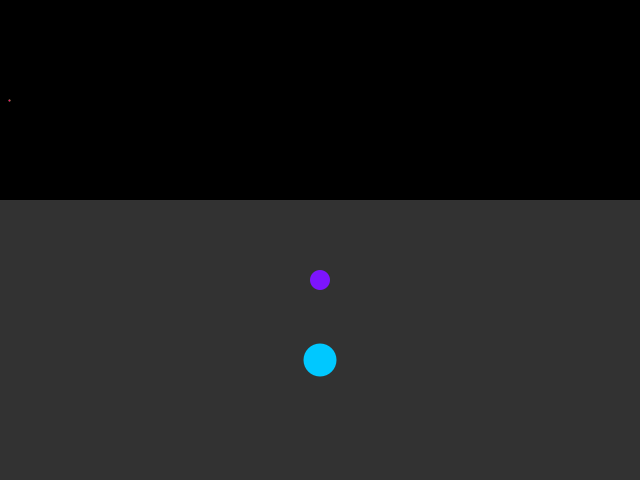
Frame 1 (no input)
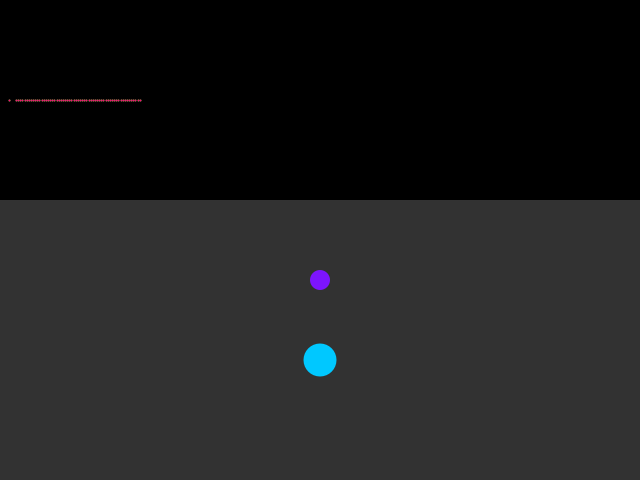
Frame 60 (the mouse pressed at the canvas centre just before this capture)
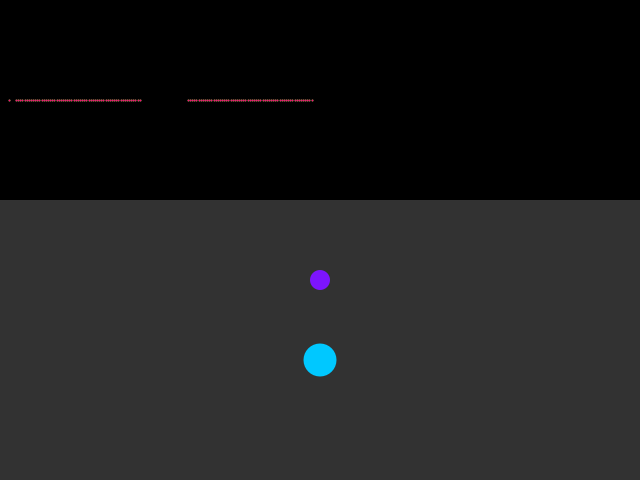
Frame 120 (the mouse held since frame 60 and released just before this capture)

The Processing sketch that drew these frames (run headless with seeded random() and noise(); from frame 60 on, the mouse is pressed at the canvas centre):

// Processing sketch: ex02_smooth_speed
// ── ex02_smooth_speed.pde
/*
 * Filtering the speed of movement of the mouse
 * IMD3005 · Fall 2026
 *
 * filter how FAST the mouse moves instead of where it is
 *
 * Uses ideas from https://forum.processing.org/one/topic/using-the-mouse-speed.html
 * It uses an exponential easing (1), moving average(2), median (3), 2nd order LP(4)
 * read about Butterworth at https://en.wikipedia.org/wiki/Stephen_Butterworth
 * and more general information on filters (check the GOOD and BAD responses) https://www.analog.com/media/en/technical-documentation/dsp-book/dsp_book_Ch14.pdf
 */

int SPEED_GRAPH = 5000; //constant for the plot

//float x = 0.0;
float easing = 0.05; // Lower values = smoother/slower lag; higher values = faster
long last_time;
float speed_X, smooth_speed_X;
float MOVING_SPEED = 0.1; //constant for the speed;

int filter = 0;  //start with no filter
int SAMPLES = 10;          // how many readings the average and the median look at
float[] history = new float[SAMPLES];
int index = 0;
float stage1 = 0;

void setup() {
  size(640, 480);
  background(50);
  fill(0);
  rect(0, 0, width, 200);
  textAlign(CENTER);
}

void draw() {

  // calculate time ellapsed and the delta
  // not totally necessary to divide by time (if FPS rate is constant)
  long now = millis();
  long time_ellapsed = now - last_time;
  last_time =  now;
  if (time_ellapsed > 0) { //I avoid div/0 errors
    speed_X = (mouseX - pmouseX) / (float)(time_ellapsed); //I need to make sure I use float division (and not int)
  }

  // keep the last SAMPLES readings for the average and the median
  history[index] = speed_X;
  index = (index + 1) % SAMPLES; //another way of cycling over index

  // Plot signals for clarity of the example
  float plotT = map(millis()%SPEED_GRAPH, 0, SPEED_GRAPH, 0, width);
  noStroke();
  fill(0);
  rect(plotT, 0, 10, 200);
  strokeWeight(2);
  stroke(0, 255, 0);
  point(plotT, 100+(speed_X * 15));
  noStroke();
  fill(0);
  rect((width/2)-100, 0, 200, 40);
  fill(255);
  if (speed_X >  MOVING_SPEED)  text("RAW moving RIGHT", width/2, 15);
  if (speed_X < -MOVING_SPEED)  text("RAW moving LEFT", width/2, 15);


  //I smooth the speed to accurately represent the intention of the user
  //Instead of the same as ex1, using smooth_speed_X += (speed_X - smooth_speed_X) * easing;
  //I use a filter which changes with the keyPressed
  smooth_speed_X = smoothing(speed_X);

  //Now I rinse and repeat the plotting but for the smooth speed
  strokeWeight(2);
  stroke(255, 0, 125);
  point(plotT, 100+(smooth_speed_X * 15));
  fill(255);
  if (smooth_speed_X > MOVING_SPEED)  text("moving RIGHT", width/2, 30);
  if (smooth_speed_X < -MOVING_SPEED)  text("moving LEFT", width/2, 30);

  // Smoothly interpolate current position toward the mouse position
  // I left it here from the previous example, just FYI
  fill(50);
  noStroke();
  rect(0, 200, width, height);  //clear the screen
  //float targetX = mouseX;
  //x += (targetX - x) * easing; //which is equivalent to filteredX = (alpha * mouseX) + ((1.0 - alpha) * filteredX);

  fill(125, 20, 255);  // Draw in purple
  float raw_x = map(speed_X, -4, 4, 0, width);
  circle(raw_x, 200+ (height/6), 20); //raw signal
  // Draw a circle at the filtered position
  noStroke();
  fill(0, 200, 255);  //cyan
  float smoothX = map(smooth_speed_X, -4, 4, 0, width);
  circle(smoothX, 200+ (height/3), 33);  //filtered in position
}

// the smoothing changes the way to calm it down
float smoothing(float raw) {
  if (filter == 0) {
    return raw;                                               // no filter
  } else if (filter == 1) {
    return smooth_speed_X + (raw - smooth_speed_X) * easing;  // easing (exponential low-pass)
  } else if (filter == 2) {
    float sum = 0;                                            // moving average
    for (int i = 0; i < SAMPLES; i++) {
      sum += history[i];
    }
    return sum / SAMPLES;
  } else if (filter == 3) {
    float[] sorted = sort(history);         // this is another way to smooth, with the median (great to avoid spikes)                   
    return sorted[SAMPLES / 2];             // median: the one in the middle
  } else if (filter == 4) {
    // a 2nd order low pass should be to apply twice a smoothing
    // in real applications, a biquad Butterworth is more common
    stage1 += (raw - stage1) * easing;                        // 1st easing
    return smooth_speed_X + (stage1 - smooth_speed_X) * easing;  // 2nd easing, on top of the 1st
  } else
    return raw;
}

void keyPressed() {
  if (key >= '0' && key <= '4') {
    filter = key - '0';
  }
  println(filter);
}


// this is a textbook Butterworth (from the "Audio EQ Cookbook", Q = 0.707)
// https://www.w3.org/TR/audio-eq-cookbook/#formulae
void butterworth(float cutoff, float sampleRate) {
  //float w = TWO_PI * cutoff / sampleRate;
  //float alpha = sin(w) / (2 * 0.7071);
  //float a0 = 1 + alpha;
  //float b0 = (1 - cos(w)) / 2 / a0;
  //float b1 = (1 - cos(w)) / a0;
  //float b2 = b0;
  //float a1 = -2 * cos(w) / a0;
  //float a2 = (1 - alpha) / a0;
  // Butterworth: new output = mix of the last 3 inputs and the last 2 outputs
  //float y = b0 * raw + b1 * x1 + b2 * x2 - a1 * y1 - a2 * y2;
  //x2 = x1;
  //x1 = raw;
  //y2 = y1;
  //y1 = y;
}
